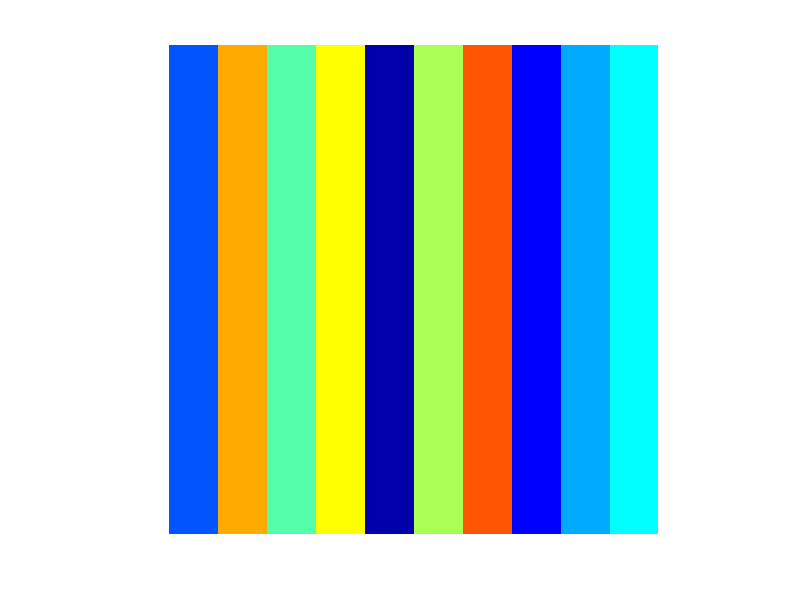

The MATLAB script that drew this image: (Note: this script raises an error after producing the figure.)
%% This is a tutorial for the Remote Data Toolbox object-oriented API.
%
% This script shows how you might generate some data as part of a project
% and publish that data as an artifact to the project's remote data
% repository.
%
% This script uses a JSON file to configure a Remote Data Toolbox client
% object with things like the Url of the project's remote repository.  This
% simplifies various calls to the Remote Data Toolbox functions.
%
% You probably don't want to store your project's repository credentials in
% a JSON file, because others would be able to read it.  So before
% publishing data, this script will prompt you to enter a password into a
% dialog window.  For this demo, use the user name "test" and password
% "test123".
%
% See also rdtExampleReadData, rdtPublishArtifacts
%
% Copyright (c) 2015 RemoteDataToolbox Team

clear;
clc;

%% Generate an image.

% generate some random data and save it as an image.
row = 1 + floor((0:499) / 50);
indexes = repmat(row, 500, 1);
colors = jet(10);
colors = colors(randperm(10), :);
imageData = colors(indexes, :);
imageData = reshape(imageData, 500, 500, 3);
imageFile = fullfile(tempdir(), 'demo-image.png');
imwrite(imageData, imageFile, 'png');

% view the image
imshow(imageFile)

%% Create a client object with project configuration and credentials.
client = RdtClient('brainard-archiva');
client.credentialsDialog();

%% Publish the image as an artifact.

% change to the "remote path" where we want to publish the artifact
client.crp('/project-demo');

% each artifact must have a version, the default is version '1'
version = '40';

% supply the configuration, which now contains publishing credentials
artifact = client.publishArtifact(imageFile, ...
    'version', version, ...
    'description', 'This is a test image with random-colored vertical stripes.', ...
    'name', 'Dr. Stripes');

%% See metadata about the new artifact!
disp(artifact)

%% Visit the new artifact on the web!

% should see the artifact image in the browser
client.openBrowser(artifact);
